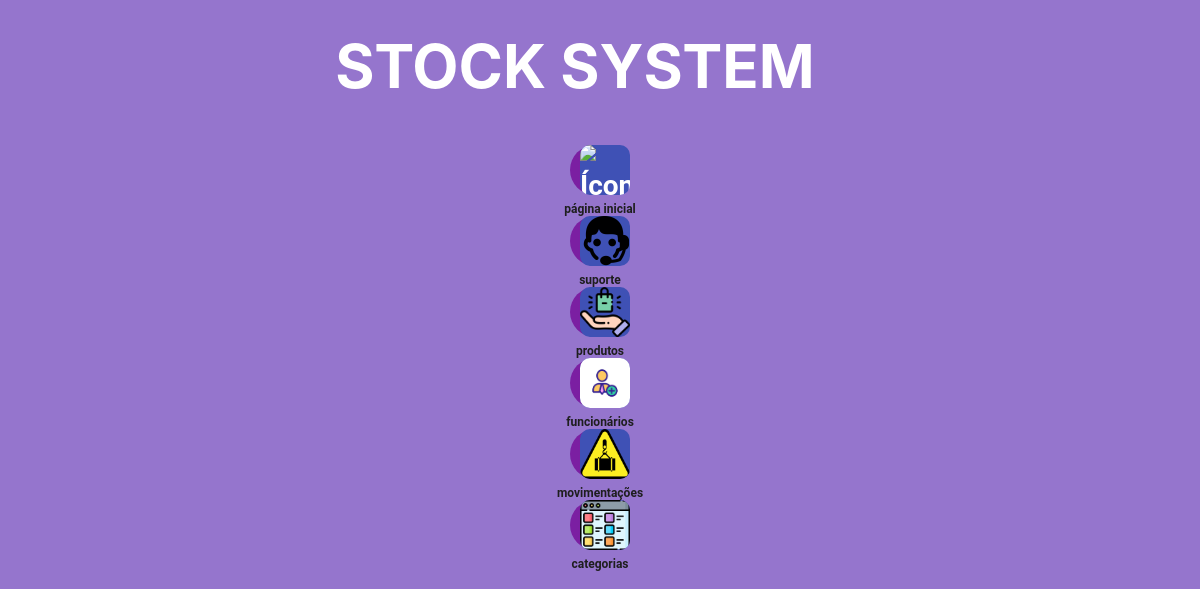
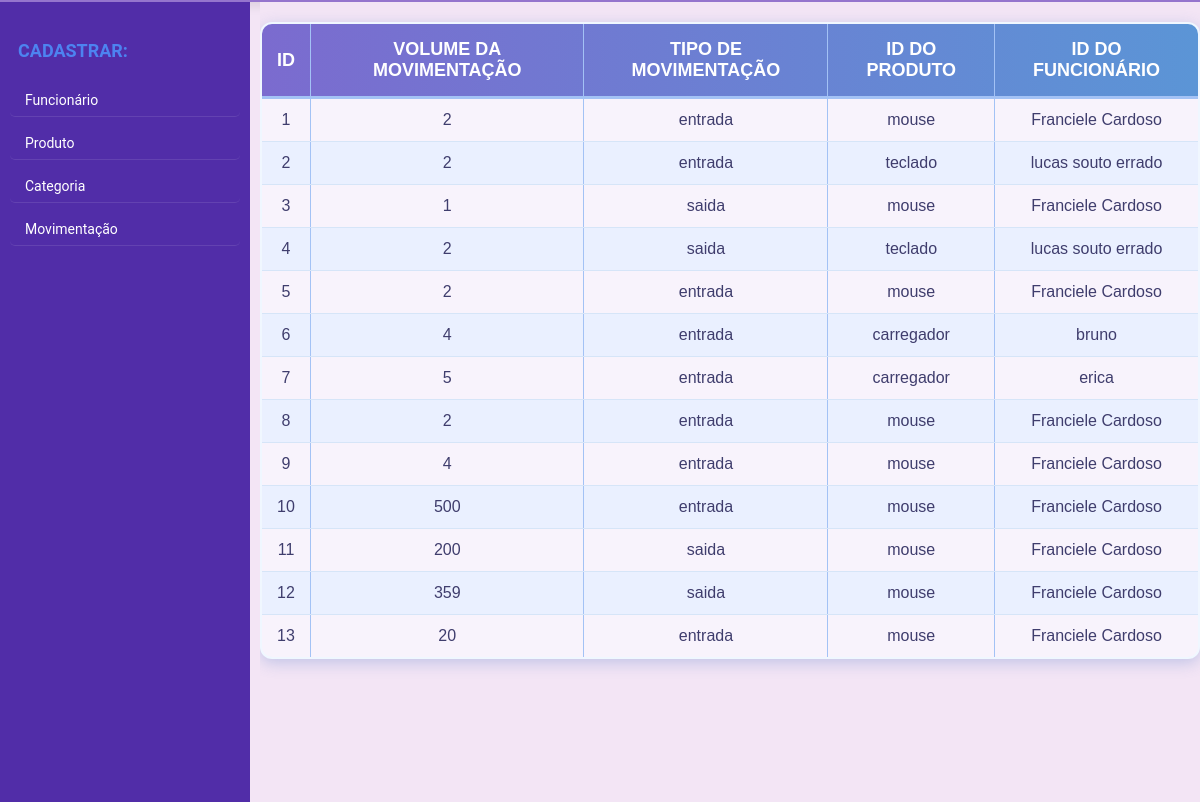
Before: /listar_movimentacoes with the older database file (2 pictures, top to bottom).
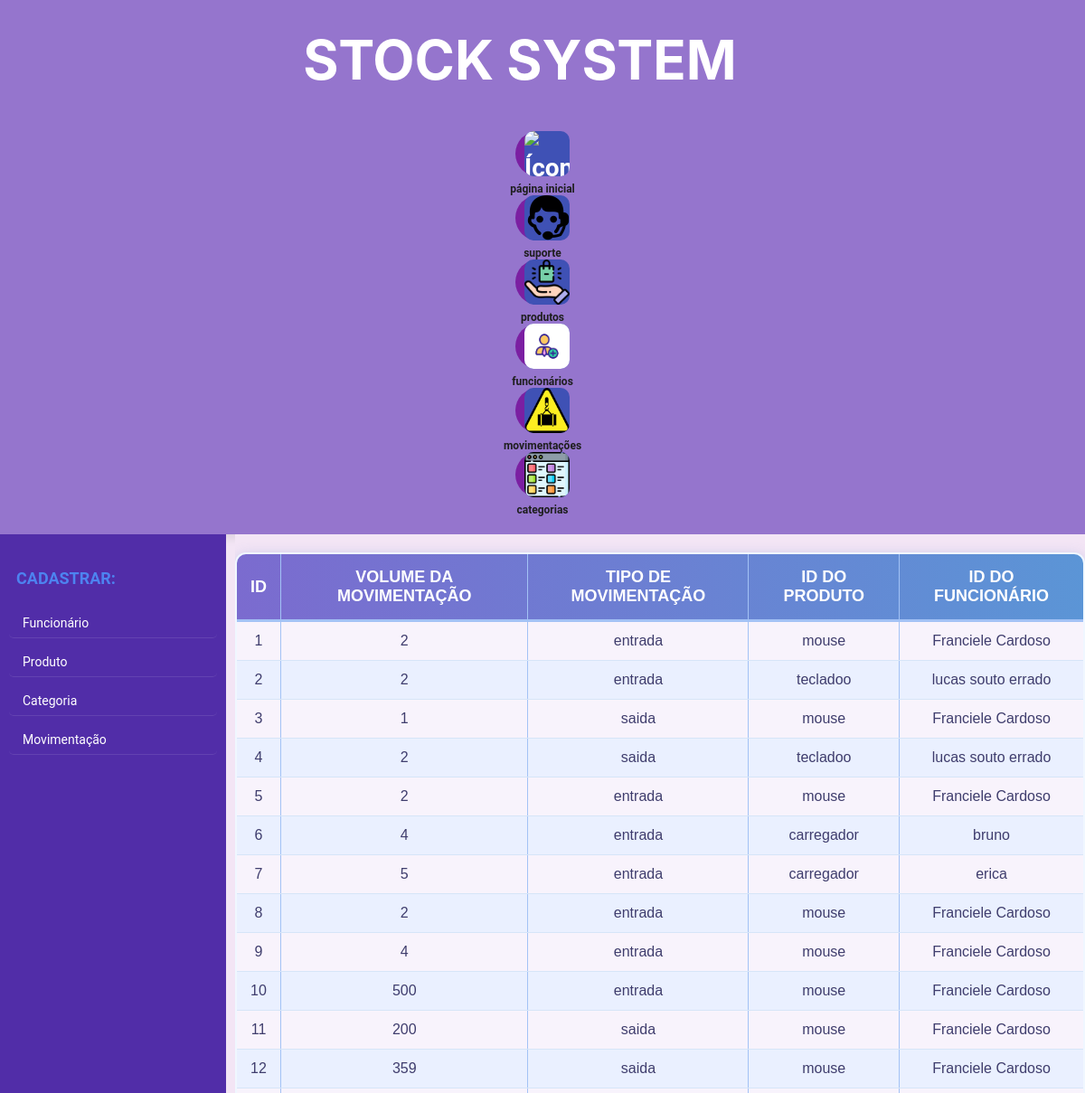
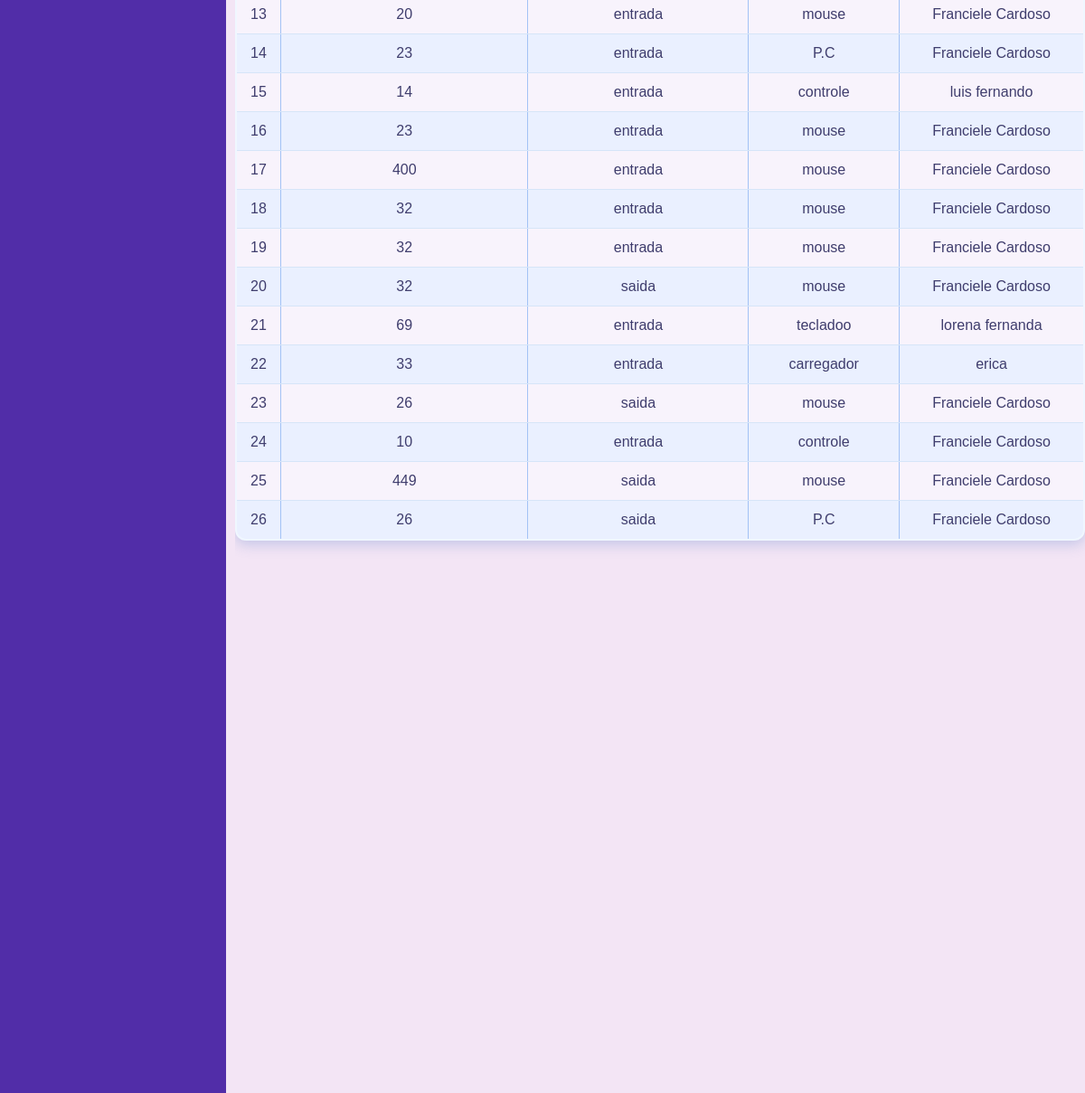
After: the same page with the newer database file (2 pictures, top to bottom).
### models.py (models this page shows, shortened)
class Movimentacao(Base):
    __tablename__ = 'movimentacao'
    id = Column(Integer, primary_key=True)
    volume_movimentacao = Column(Integer, nullable=False)
    atividade = Column(String(10), nullable=False, index=True)  # 'entrada' ou 'saida'
    produto_movimentado = Column(Integer, ForeignKey('produto.id'), nullable=False)
    funcionario_movimentado = Column(Integer, ForeignKey('funcionario.id'), nullable=False)
    movimentacao_produto = relationship(Produto, backref='movimentacoes')
    movimentacao_funcionario = relationship(Funcionario, backref='movimentacoes')
    def __repr__(self):
        return '<Movimentacao: id: {} atividade: {} volume_movimentacao: {} produto: {} funcionário: {}>'.format(
            self.id,
            self.atividade,
            self.volume_movimentacao,
            self.produto_movimentado,
            self.funcionario_movimentado
        )

class Produto(Base):
    __tablename__ = 'produto'
    id = Column(Integer, primary_key=True)
    nome = Column(String(40), nullable=False, index=True)
    descricao = Column(String(80), nullable=False, index=True, )
    quantidade_produto = Column(Integer, nullable=False, )
    preco = Column(Float, nullable=False, index=True)
    categoria_id = Column(String, ForeignKey('categoria.id'))
    def __repr__(self):
        return ('<Produto: nome: {} descricao: {}  preço: {}'
                ' categoria_id:{} quantidade_produto: {}>'.format(self.nome, self.descricao,
                                                                  self.preco,
                                                                  self.categoria_id, self.quantidade_produto))

class Funcionario(Base):
    __tablename__ = 'funcionario'
    nome = Column(String(40), nullable=False, index=True)
    id = Column(Integer, primary_key=True, unique=True)
    cpf = Column(String(11), nullable=False, index=True, unique=True)
    salario = Column(String, nullable=False, index=False)
    def __repr__(self):
        return ('<Funcionario: nome: {}  cpf: {}  salario: {}>'.
                format(self.nome, self.cpf, self.salario
                       ))

### app.py (the view)
@app.route('/listar_movimentacoes')
def movimentacao():
    sql_mov = (select(Movimentacao, Produto, Funcionario).join(Produto, Movimentacao.produto_movimentado == Produto.id)
               .join(Funcionario, Movimentacao.funcionario_movimentado == Funcionario.id))
    resultado_mov = db_session.execute(sql_mov).fetchall()
    print(resultado_mov)
    return render_template('movimentacao.html', movimentacoes=resultado_mov)

### templates/movimentacao.html (shortened to what this page needs)
{% extends 'template.html' %}
{% block conteudo %}
<table border="1">
    <thead>
    <tr>
        <th>ID</th>
        <th>Volume da Movimentação</th>
        <th>Tipo de Movimentação</th>
        <th>ID do Produto</th>
        <th>ID do Funcionário</th>
    </tr>
    </thead>
    <tbody>
    {% for m, p,f in movimentacoes %}
    <tr>
        <td>{{ m.id }}</td>
        <td>{{ m.volume_movimentacao }}</td>
        <td>{{ m.atividade }}</td>
        <td>{{ p.nome }}</td>
        <td>{{ f.nome }}</td>
    </tr>
    {% endfor %}
    </tbody>
</table>
{% endblock conteudo %}

### templates/template.html (shortened to what this page needs)
<!doctype html>
<html lang="pt-BR">
<head>
    <link rel="stylesheet" href="/static/template.css">
</head>
<header>
    <div class="lista">
        <div class="lista1"><strong>STOCK SYSTEM</strong></div><br>
        <div class="produto">
            <a href="{{url_for('home')}}" class="imagem_template">
                <img class="caracteristicas" src="/static/home.webp" alt="Ícone da casa">
            </a>
            <p>página inicial</p>
        </div>
        <div class="produto">
            <a href="{{url_for('suporte')}}" class="imagem_template">
                <img class="caracteristicas" src="/static/suporte.png" alt="Ícone da casa">
            </a>
            <p>suporte</p>
        </div>
        <div class="produto">
        <a href="{{url_for('produto')}}" class="imagem_template">
            <img class="caracteristicas" src="/static/produto.png" alt="Ícone da casa">
        </a>
            <p>produtos</p>
        </div>
        <div class="produto">
            <a href="{{url_for('funcionario')}}" class="imagem_template">
                <img class="caracteristicas" src="/static/funcionario.jpg" alt="Ícone da casa">
            </a>
            <p>funcionários</p>
        </div>
        <div class="produto">
            <a href="{{url_for('movimentacao')}}" class="imagem_template">
                <img class="caracteristicas" src="/static/movimentacao.png" alt="Ícone da casa">
            </a>
            <p>movimentações</p>
        </div>
        <div class="produto">
            <a href="{{url_for('categoria')}}" class="imagem_template">
                <img class="caracteristicas" src="/static/categoria.png" alt="Ícone da casa">
            </a>
            <p>categorias</p>
        </div>
    </div>
</header>
<body>
<div class="container">
    <nav>
        <div class="topo_nav"><strong>CADASTRAR:</strong></div>
        <a href="{{url_for('criar_funcionario')}}"> Funcionário</a>
        <a href="{{url_for('criar_produto')}}"> Produto</a>
        <a href="{{url_for('criar_categoria')}}"> Categoria</a>
        <a href="{{url_for('criar_movimentacao')}}"> Movimentação</a>
    </nav>
    <main>
        {% block conteudo %}
        {% endblock %}
    </main>
</div>
</body>
</html>

### static/template.css (style rules this page uses)
* { margin: 0; padding: 0; box-sizing: border-box; }
html, body { height: 100%; font-family: 'Arial', sans-serif; background-color: #f3e5f5; color: #333; }
a { color: #7b1fa2; text-decoration: none; transition: color 0.3s; }
header { background-color: #9575cd; padding: 20px; text-align: center; font-size: 28px; font-weight: bold; color: #ffffff; box-shadow: 0 4px 10px rgba(0, 0, 0, 0.1); }
header p { font-size: 12px; color: #1e1e1e; }
.lista1 { font-size: 60px; font-family: Inter; margin: 10px 70px 10px 20px ; }
body { display: flex; flex-direction: column; }
nav { background-color: #512da8; width: 250px; height: 100vh; position: fixed; left: 0; padding-top: 20px; display: flex; flex-direction: column; }
.topo_nav { margin: 18px; font-size: 18px; color: #4D83F0; }
nav a { display: block; padding: 15px 20px; font-size: 18px; color: white; border-bottom: 2px solid rgba(255, 255, 255, 0.2); transition: background-color 0.3s; }
main { flex: 1; padding: 20px; margin-left: 250px; background-color: white; overflow-y: auto; }
.imagem_template { display: inline-block; border-radius: 50%; height: 50px; width: 50px; background-color: #7b1fa2; text-align: left; line-height: 50px; color: white; margin-right: 20px; margin-left: 10px; }
.caracteristicas { display: inline-block; height: 50px; width: 50px; margin-left: 10px; background-color: #3f51b5; border-radius: 10px; text-align: right; line-height: 50px; color: white; float: left; margin-bottom: 10px; }
main { flex: 1; padding: 0; margin-left: 260px; background-color: #f3e5f5; height: 100vh; }
header { display: flex; flex-direction: column; justify-content: center; align-items: center; background-color: #9575cd; padding: 20px; font-size: 28px; font-weight: bold; color: #ffffff; box-shadow: 0 4px 10px rgba(0, 0, 0, 0.1); }
header img { margin: 0 10px; }
nav a { display: block; padding: 8px 15px; font-size: 14px; color: white; border-bottom: 1px solid rgba(255, 255, 255, 0.1); transition: background-color 0.3s; margin: 5px 10px; border-radius: 5px; }
html, body { font-family: 'Roboto', sans-serif; background-color: #f3e5f5; color: #333; }
table { width: 100%; border-collapse: collapse; margin: 20px 0; font-size: 16px; font-family: 'Arial', sans-serif; background-color: #f0f7ff; color: #3f3d6d; border-radius: 12px; overflow: hidden; box-shadow: 0 4px 15px rgba(80, 120, 200, 0.3); }
thead { background: linear-gradient(90deg, #7b6bcf, #5b95d6); color: #ffffff; font-weight: bold; text-transform: uppercase; }
thead th { padding: 15px; text-align: center; font-size: 18px; border-bottom: 3px solid #a3c2f5; }
tbody tr { border-bottom: 1px solid #d6e5f8; transition: background-color 0.3s ease; }
tbody tr:nth-child(even) { background-color: #eaf0ff; }
tbody tr:nth-child(odd) { background-color: #f8f3fc; }
tbody td { padding: 12px 15px; text-align: center; color: #3f3d6d; }
table { border: 2px solid #a3c2f5; }

Changed rows visible on the page:
changed through a linked row, Movimentacao id 2: nome "teclado" → "tecladoo"
changed through a linked row, Movimentacao id 4: nome "teclado" → "tecladoo"
added Movimentacao: id "14", volume_movimentacao "23", atividade "entrada", nome "P.C", nome "Franciele Cardoso"
added Movimentacao: id "15", volume_movimentacao "14", atividade "entrada", nome "controle", nome "luis fernando"
added Movimentacao: id "16", volume_movimentacao "23", atividade "entrada", nome "mouse", nome "Franciele Cardoso"
added Movimentacao: id "17", volume_movimentacao "400", atividade "entrada", nome "mouse", nome "Franciele Cardoso"
added Movimentacao: id "18", volume_movimentacao "32", atividade "entrada", nome "mouse", nome "Franciele Cardoso"
added Movimentacao: id "19", volume_movimentacao "32", atividade "entrada", nome "mouse", nome "Franciele Cardoso"
added Movimentacao: id "20", volume_movimentacao "32", atividade "saida", nome "mouse", nome "Franciele Cardoso"
added Movimentacao: id "21", volume_movimentacao "69", atividade "entrada", nome "tecladoo", nome "lorena fernanda"
added Movimentacao: id "22", volume_movimentacao "33", atividade "entrada", nome "carregador", nome "erica"
added Movimentacao: id "23", volume_movimentacao "26", atividade "saida", nome "mouse", nome "Franciele Cardoso"
added Movimentacao: id "24", volume_movimentacao "10", atividade "entrada", nome "controle", nome "Franciele Cardoso"
added Movimentacao: id "25", volume_movimentacao "449", atividade "saida", nome "mouse", nome "Franciele Cardoso"
added Movimentacao: id "26", volume_movimentacao "26", atividade "saida", nome "P.C", nome "Franciele Cardoso"
